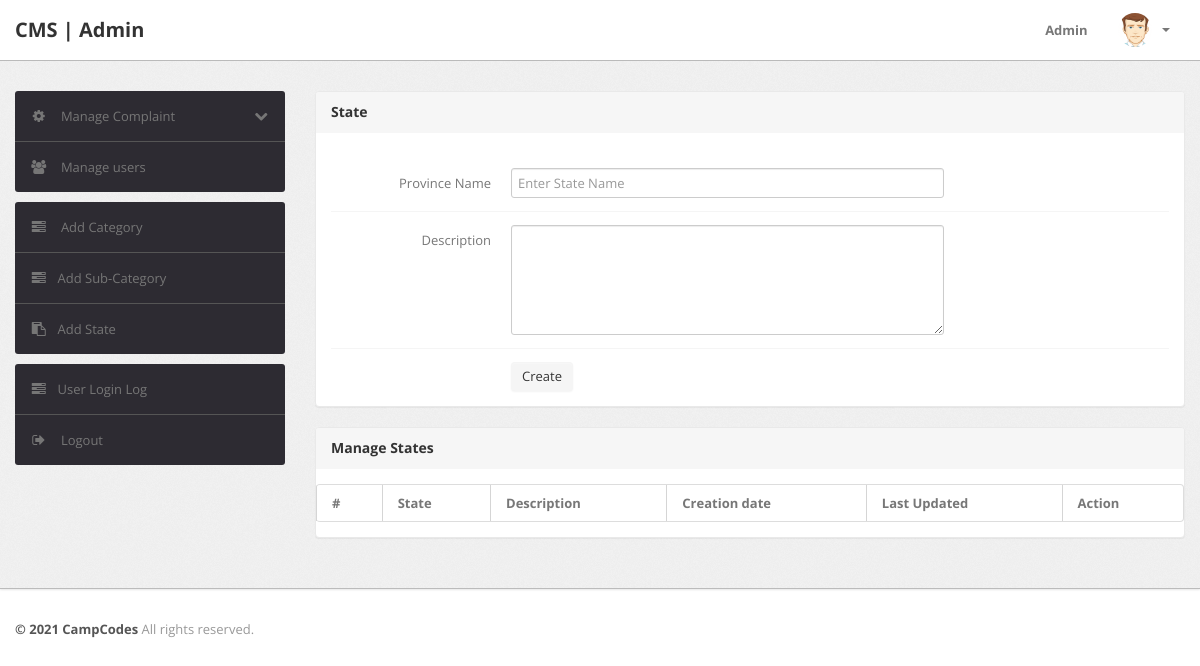
The app's page /admin/state.php (signed in), older data.
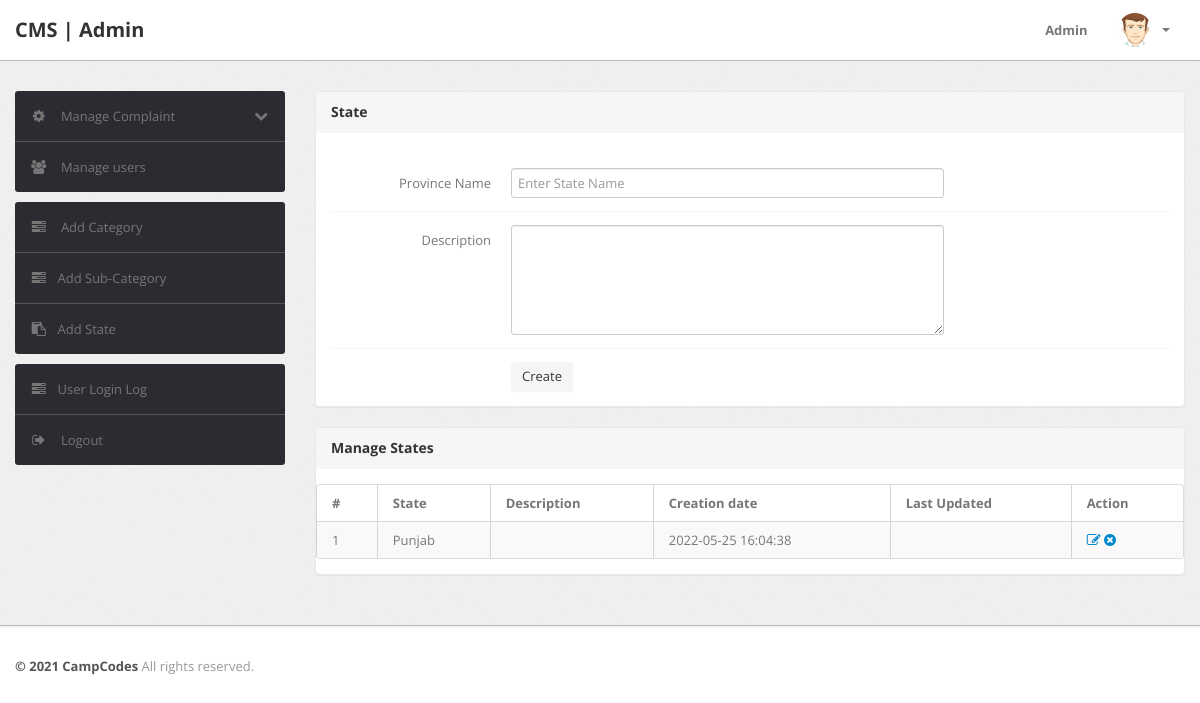
The same page, newer data.
### tables this page shows
CREATE TABLE `state` (
  `id` int(11) NOT NULL,
  `stateName` varchar(255) NOT NULL,
  `stateDescription` tinytext NOT NULL,
  `postingDate` timestamp NOT NULL DEFAULT current_timestamp(),
  `updationDate` varchar(255) NOT NULL
);

### admin/state.php (the view, shortened to what this page needs)
<?php
include('include/config.php');
if(strlen($_SESSION['alogin'])==0)
	{
header('location:index.php');
}
else{
?>
<!DOCTYPE html>
<html lang="en">
<head>
	<link type="text/css" href="bootstrap/css/bootstrap.min.css" rel="stylesheet">
	<link type="text/css" href="bootstrap/css/bootstrap-responsive.min.css" rel="stylesheet">
	<link type="text/css" href="css/theme.css" rel="stylesheet">
	<link type="text/css" href="images/icons/css/font-awesome.css" rel="stylesheet">
</head>
<body>
<?php include('include/header.php');?>
	<div class="wrapper">
		<div class="container">
			<div class="row">
<?php include('include/sidebar.php');?>
			<div class="span9">
					<div class="content">
						<div class="module">
							<div class="module-head">
								<h3>State</h3>
							</div>
							<div class="module-body">
									<br />
			<form class="form-horizontal row-fluid" name="Category" method="post" >
<div class="control-group">
<label class="control-label" for="basicinput">Province Name</label>
<div class="controls">
<input type="text" placeholder="Enter State Name"  name="state" class="span8 tip" required>
</div>
</div>
<div class="control-group">
											<label class="control-label" for="basicinput">Description</label>
											<div class="controls">
												<textarea class="span8" name="description" rows="5"></textarea>
											</div>
										</div>
	<div class="control-group">
											<div class="controls">
												<button type="submit" name="submit" class="btn">Create</button>
											</div>
										</div>
									</form>
							</div>
						</div>
	<div class="module">
							<div class="module-head">
								<h3>Manage States</h3>
							</div>
							<div class="module-body table">
								<table cellpadding="0" cellspacing="0" border="0" class="datatable-1 table table-bordered table-striped	 display" width="100%">
									<thead>
										<tr>
											<th>#</th>
											<th>State</th>
											<th>Description</th>
											<th>Creation date</th>
											<th>Last Updated</th>
											<th>Action</th>
										</tr>
									</thead>
									<tbody>
<?php $query=mysqli_query($bd, "select * from state");
$cnt=1;
while($row=mysqli_fetch_array($query))
{
?>
										<tr>
											<td><?php echo htmlentities($cnt);?></td>
											<td><?php echo htmlentities($row['stateName']);?></td>
											<td><?php echo htmlentities($row['stateDescription']);?></td>
											<td> <?php echo htmlentities($row['postingDate']);?></td>
											<td><?php echo htmlentities($row['updationDate']);?></td>
											<td>
											<a href="edit-state.php?id=<?php echo $row['id']?>" ><i class="icon-edit"></i></a>
											<a href="state.php?id=<?php echo $row['id']?>&del=delete" onClick="return confirm('Are you sure you want to delete?')"><i class="icon-remove-sign"></i></a></td>
										</tr>
										<?php $cnt=$cnt+1; } ?>
								</table>
							</div>
						</div>
					</div>
				</div>
			</div>
		</div>
	</div>
<?php include('include/footer.php');?>
</body>
<?php } ?>

Row changes from the older to the newer data that the page shows:
added state: stateName "Punjab", postingDate "2022-05-25 16:04:38"
